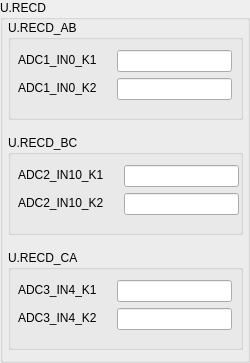
             <widget class="QGroupBox" name="groupBox_3">
              <property name="minimumSize">
               <size>
                <width>250</width>
                <height>250</height>
               </size>
              </property>
              <property name="maximumSize">
               <size>
                <width>250</width>
                <height>400</height>
               </size>
              </property>
              <property name="title">
               <string>U.RECD</string>
              </property>
              <layout class="QVBoxLayout" name="verticalLayout_4">
               <property name="spacing">
                <number>15</number>
               </property>
               <property name="leftMargin">
                <number>5</number>
               </property>
               <property name="topMargin">
                <number>0</number>
               </property>
               <property name="rightMargin">
                <number>11</number>
               </property>
               <property name="bottomMargin">
                <number>10</number>
               </property>
               <item>
                <widget class="QGroupBox" name="groupBox_5">
                 <property name="minimumSize">
                  <size>
                   <width>235</width>
                   <height>100</height>
                  </size>
                 </property>
                 <property name="maximumSize">
                  <size>
                   <width>235</width>
                   <height>100</height>
                  </size>
                 </property>
                 <property name="title">
                  <string>U.RECD_AB</string>
                 </property>
                 <widget class="QWidget" name="layoutWidget_7">
                  <property name="geometry">
                   <rect>
                    <x>0</x>
                    <y>30</y>
                    <width>231</width>
                    <height>65</height>
                   </rect>
                  </property>
                  <layout class="QFormLayout" name="formLayout_7">
                   <property name="horizontalSpacing">
                    <number>20</number>
                   </property>
                   <property name="leftMargin">
                    <number>10</number>
                   </property>
                   <property name="topMargin">
                    <number>0</number>
                   </property>
                   <item row="0" column="0">
                    <widget class="QLabel" name="label_31">
                     <property name="maximumSize">
                      <size>
                       <width>90</width>
                       <height>20</height>
                      </size>
                     </property>
                     <property name="text">
                      <string>ADC1_IN0_K1</string>
                     </property>
                    </widget>
                   </item>
                   <item row="0" column="1">
                    <widget class="QLineEdit" name="lineEdit_17">
                     <property name="maximumSize">
                      <size>
                       <width>115</width>
                       <height>30</height>
                      </size>
                     </property>
                    </widget>
                   </item>
                   <item row="1" column="0">
                    <widget class="QLabel" name="label_32">
                     <property name="maximumSize">
                      <size>
                       <width>90</width>
                       <height>20</height>
                      </size>
                     </property>
                     <property name="text">
                      <string>ADC1_IN0_K2</string>
                     </property>
                    </widget>
                   </item>
                   <item row="1" column="1">
                    <widget class="QLineEdit" name="lineEdit_18">
                     <property name="maximumSize">
                      <size>
                       <width>115</width>
                       <height>30</height>
                      </size>
                     </property>
                    </widget>
                   </item>
                  </layout>
                 </widget>
                </widget>
               </item>
               <item>
                <widget class="QGroupBox" name="groupBox_10">
                 <property name="minimumSize">
                  <size>
                   <width>235</width>
                   <height>100</height>
                  </size>
                 </property>
                 <property name="maximumSize">
                  <size>
                   <width>235</width>
                   <height>100</height>
                  </size>
                 </property>
                 <property name="title">
                  <string>U.RECD_BC</string>
                 </property>
                 <widget class="QWidget" name="layoutWidget_8">
                  <property name="geometry">
                   <rect>
                    <x>0</x>
                    <y>30</y>
                    <width>231</width>
                    <height>115</height>
                   </rect>
                  </property>
                  <layout class="QFormLayout" name="formLayout_8">
                   <property name="horizontalSpacing">
                    <number>20</number>
                   </property>
                   <property name="leftMargin">
                    <number>10</number>
                   </property>
                   <property name="topMargin">
                    <number>0</number>
                   </property>
                   <item row="0" column="0">
                    <widget class="QLabel" name="label_33">
                     <property name="maximumSize">
                      <size>
                       <width>90</width>
                       <height>20</height>
                      </size>
                     </property>
                     <property name="text">
                      <string>ADC2_IN10_K1</string>
                     </property>
                    </widget>
                   </item>
                   <item row="0" column="1">
                    <widget class="QLineEdit" name="lineEdit_19">
                     <property name="maximumSize">
                      <size>
                       <width>115</width>
                       <height>30</height>
                      </size>
                     </property>
                    </widget>
                   </item>
                   <item row="1" column="0">
                    <widget class="QLabel" name="label_34">
                     <property name="maximumSize">
                      <size>
                       <width>90</width>
                       <height>20</height>
                      </size>
                     </property>
                     <property name="text">
                      <string>ADC2_IN10_K2</string>
                     </property>
                    </widget>
                   </item>
                   <item row="1" column="1">
                    <widget class="QLineEdit" name="lineEdit_20">
                     <property name="maximumSize">
                      <size>
                       <width>115</width>
                       <height>30</height>
                      </size>
                     </property>
                    </widget>
                   </item>
                  </layout>
                 </widget>
                </widget>
               </item>
               <item>
                <widget class="QGroupBox" name="groupBox_12">
                 <property name="minimumSize">
                  <size>
                   <width>235</width>
                   <height>100</height>
                  </size>
                 </property>
                 <property name="maximumSize">
                  <size>
                   <width>235</width>
                   <height>100</height>
                  </size>
                 </property>
                 <property name="title">
                  <string>U.RECD_CA</string>
                 </property>
                 <widget class="QWidget" name="layoutWidget_10">
                  <property name="geometry">
                   <rect>
                    <x>0</x>
                    <y>30</y>
                    <width>231</width>
                    <height>65</height>
                   </rect>
                  </property>
                  <layout class="QFormLayout" name="formLayout_10">
                   <property name="horizontalSpacing">
                    <number>20</number>
                   </property>
                   <property name="leftMargin">
                    <number>10</number>
                   </property>
                   <property name="topMargin">
                    <number>0</number>
                   </property>
                   <item row="0" column="0">
                    <widget class="QLabel" name="label_37">
                     <property name="maximumSize">
                      <size>
                       <width>90</width>
                       <height>20</height>
                      </size>
                     </property>
                     <property name="text">
                      <string>ADC3_IN4_K1</string>
                     </property>
                    </widget>
                   </item>
                   <item row="0" column="1">
                    <widget class="QLineEdit" name="lineEdit_23">
                     <property name="maximumSize">
                      <size>
                       <width>115</width>
                       <height>30</height>
                      </size>
                     </property>
                    </widget>
                   </item>
                   <item row="1" column="0">
                    <widget class="QLabel" name="label_38">
                     <property name="maximumSize">
                      <size>
                       <width>90</width>
                       <height>20</height>
                      </size>
                     </property>
                     <property name="text">
                      <string>ADC3_IN4_K2</string>
                     </property>
                    </widget>
                   </item>
                   <item row="1" column="1">
                    <widget class="QLineEdit" name="lineEdit_24">
                     <property name="maximumSize">
                      <size>
                       <width>115</width>
                       <height>30</height>
                      </size>
                     </property>
                    </widget>
                   </item>
                  </layout>
                 </widget>
                </widget>
               </item>
              </layout>
             </widget>
